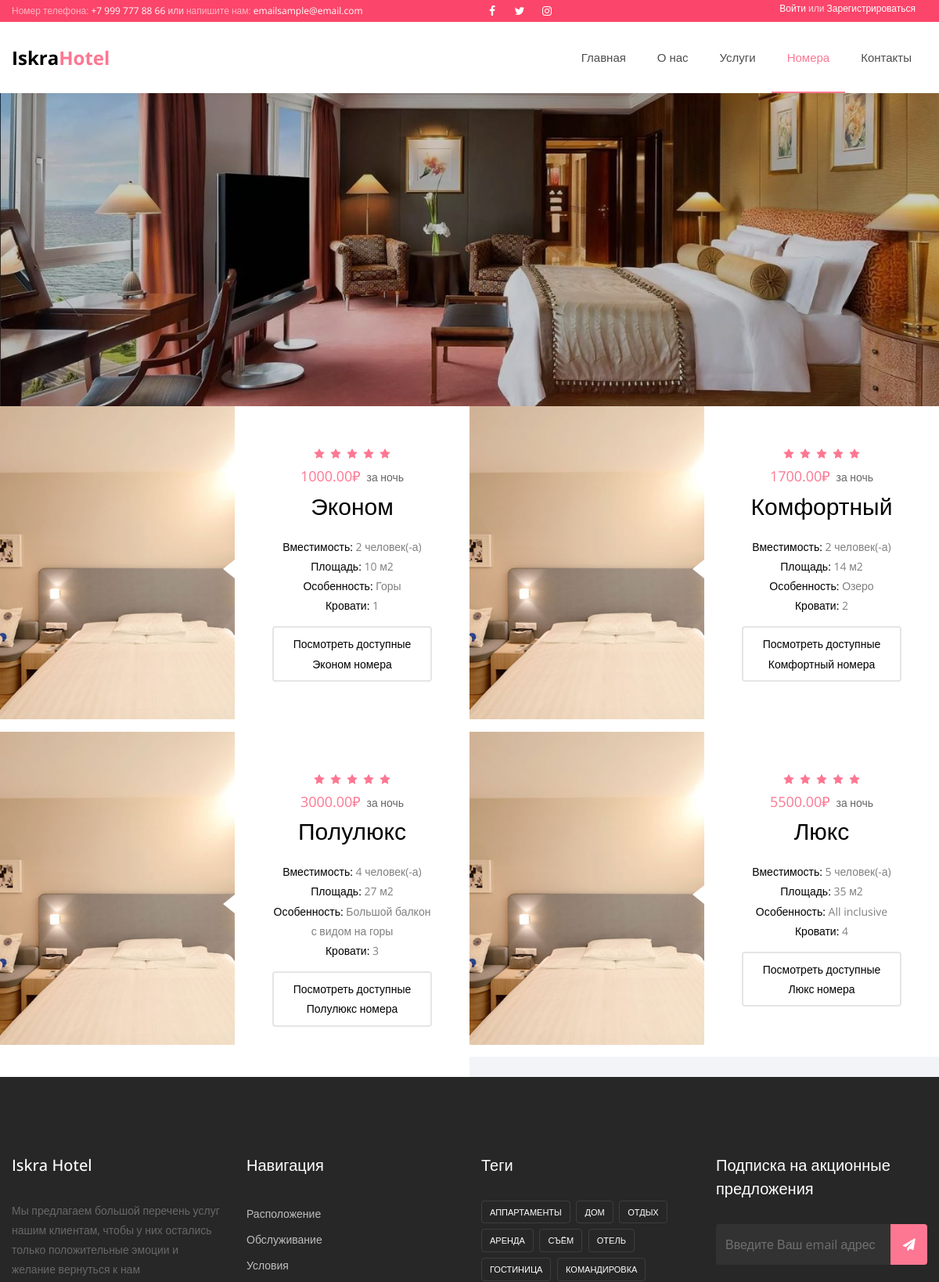
The app's page /rooms/ (upper part), older data.
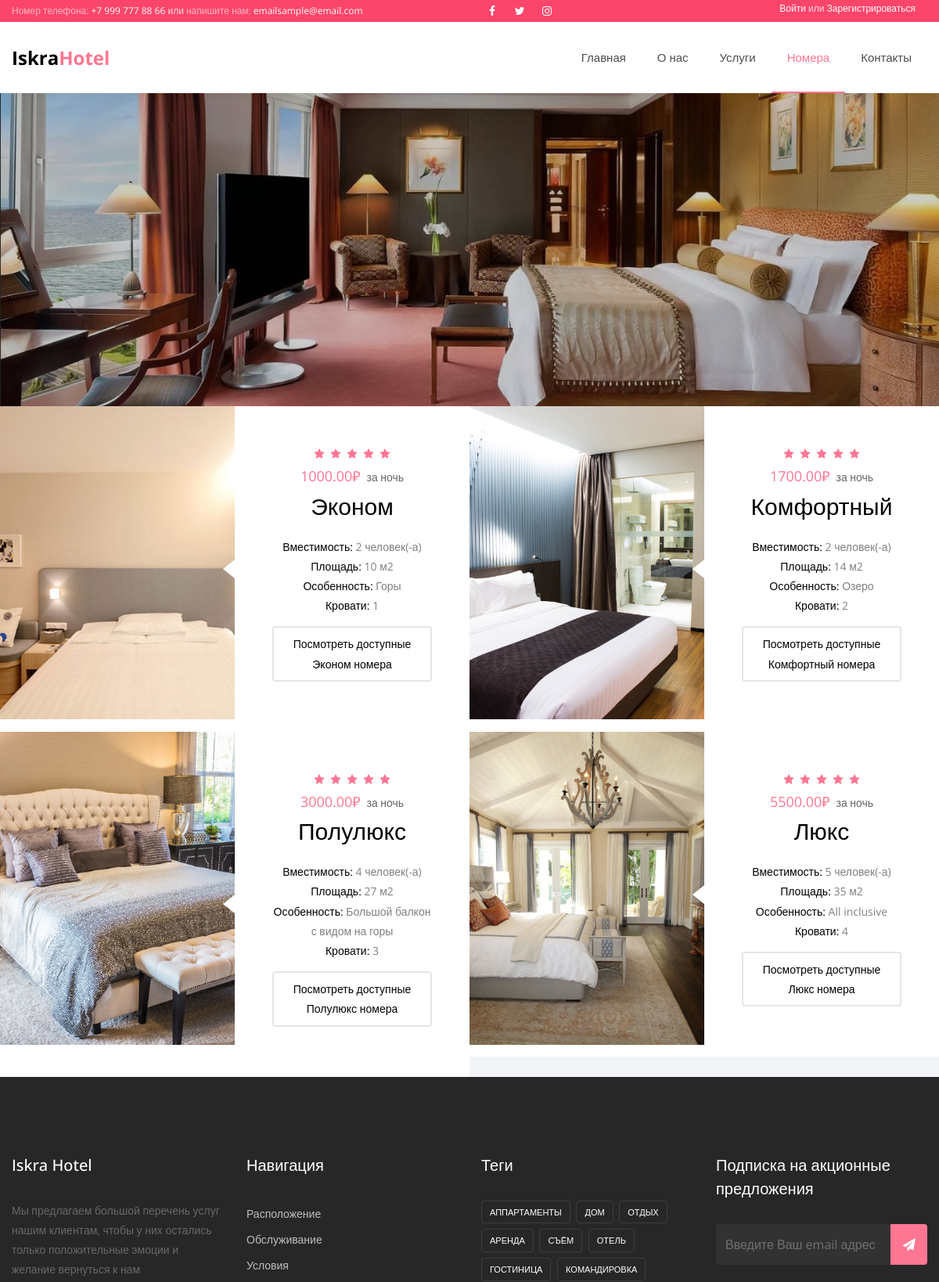
The same page, newer data.
### rooms/models.py (models this page shows, shortened)
class RoomType(models.Model):
    room_type = models.CharField(max_length=32, choices=room_type_choices)
    price = models.DecimalField(max_digits=10, decimal_places=2)
    maximum_capacity = models.IntegerField()
    size = models.IntegerField()
    view = models.CharField(max_length=32)
    bed_number = models.IntegerField()
    ratings = models.DecimalField(max_digits=2, decimal_places=1)
    photo = models.ImageField(upload_to='static/base/images/', default='static/base/images/room-1.jpg')

### rooms/views.py (the view)
# urls.py: path('rooms/', room_type_list, name='rooms'),
def room_type_list(request):
    room_types = RoomType.objects.all()
    return render(request, 'rooms.html', {'room_types': room_types})

### templates/rooms.html (shortened to what this page needs)
{% extends 'base/base.html' %}
{% load static %}
{% block content %}
    {% include 'partials/breadcrumb.html' with title='Номера' bgTitle='Номера'%}
    <section class="ftco-section bg-light ftco-no-pt ftco-no-pb">
        <div class="container-fluid px-md-0">
            <div class="row no-gutters">
                {% for room_type in room_types %}
                    <div class="col-lg-6">
                        <div class="room-wrap d-md-flex">
                            <a href="{% url 'rooms:check_available_rooms_by_type' room_type.pk %}" class="img"
                               style="background-image:  url(/{{ room_type.photo }});"></a>
                            <div class="half left-arrow d-flex align-items-center">
                                <div class="text p-4 p-xl-5 text-center">
                                    <p class="star mb-0"><span class="fa fa-star"></span><span
                                            class="fa fa-star"></span><span class="fa fa-star"></span><span
                                            class="fa fa-star"></span><span class="fa fa-star"></span></p>
                                    <p class="mb-0"><span class="price mr-1">{{ room_type.price }}₽</span> <span
                                            class="per">за ночь</span></p>
                                    <h3 class="mb-3"><a href="rooms.html">{{ room_type.room_type.capitalize }}</a></h3>
                                    <ul class="list-accomodation">
                                        <li><span>Вместимость:</span> {{ room_type.maximum_capacity }} человек(-а)</li>
                                        <li><span>Площадь:</span> {{ room_type.size }} м2</li>
                                        <li><span>Особенность:</span> {{ room_type.view }}</li>
                                        <li><span>Кровати:</span> {{ room_type.bed_number }}</li>
                                    </ul>
                                    <p class="pt-1"><a
                                            href="{% url 'rooms:check_available_rooms_by_type' room_type.pk %}"
                                            class="btn-custom px-3 py-2">Посмотреть доступные {{ room_type.room_type.capitalize }} номера
                                        </a></p>
                                </div>
                            </div>
                        </div>
                    </div>
                {% endfor %}
            </div>
        </div>
    </section>
{% endblock content %}

Row changes from the older to the newer data that the page shows:
changed RoomType "Комфортный": photo: a different picture
changed RoomType "Полулюкс": photo: a different picture
changed RoomType "Люкс": photo: a different picture
